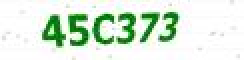
#> input picture DATA_TEST/0.png, 122 x 30 px (shown 2 times larger); its folder holds only this picture in this run
$ python crop_img.py
#> lines starting #> are read from the running program, lines starting #| are printed output that depends on the picture; after the words box and inside, x2 and y2 are one past the last pixel; in counts of white or black regions, pixels touching at a corner belong together
import numpy as np
import matplotlib.pyplot as plt
import cv2


def max_6(coutours):
    S = np.ones(len(coutours))
    S_xywh = np.full((len(coutours), 4), 0)
    Max_six = np.full((20, 4), 0)
    j = 0
    for c in coutours:
        x, y, w, h = cv2.boundingRect(c)
        S[j] = (w+h)*2
        S_xywh[j] = [x, y, w, h]
        j += 1
    S[0] = 1
    for i in range(6):
        S[np.where(S == max(S))] = 0
    m = 0

    for i in range(len(S)):
        if(S[i] == 0):
            Max_six[m] = S_xywh[i]
            m += 1
    return Max_six


for i in range(10):
    name_test = './DATA_TEST/' + str(i) + ".png"
    img_test = cv2.imread(name_test)
#> img_test is the input picture: shape (30, 122, 3); mean B, G, R 218.1, 234.3, 218.3
    img_test = cv2.cvtColor(img_test, cv2.COLOR_BGR2GRAY)
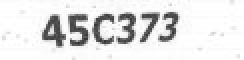
#> img_test: shape (30, 122) (shown 2 times larger); min 53, max 255, mean 227.7
    img_test = cv2.resize(src=img_test, dsize=(1200, 400))
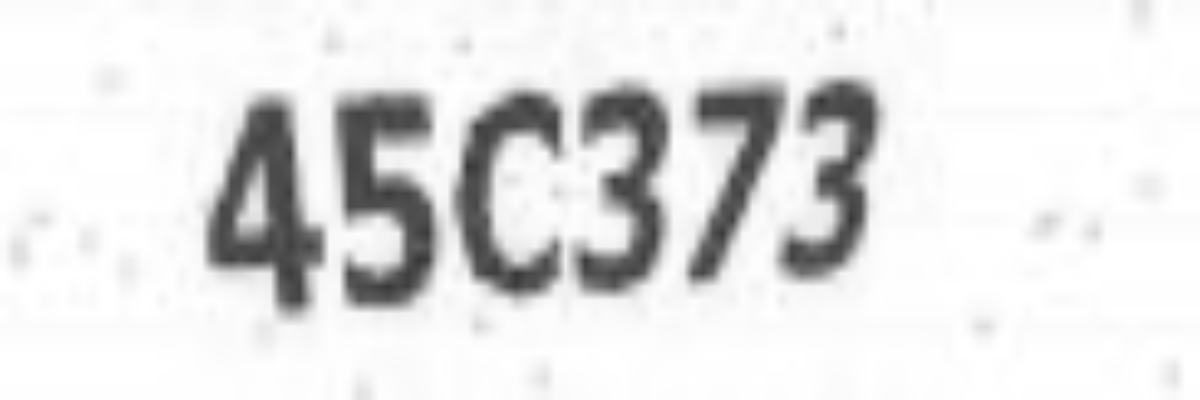
#> img_test: shape (400, 1200); min 54, max 255, mean 227.6
    ret, thresh = cv2.threshold(img_test, 127, 255, 0)
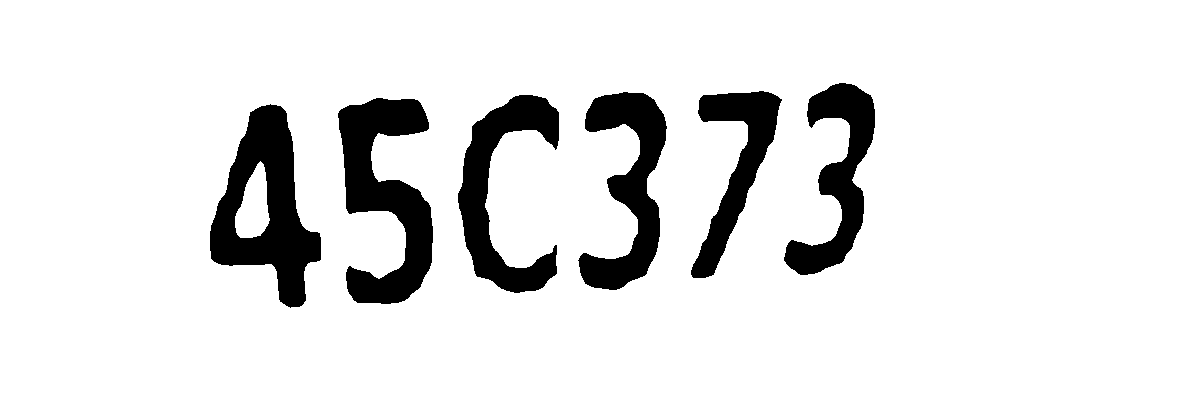
#> thresh: shape (400, 1200); 89.6% white; 6 black regions
    coutours, hierarphy = cv2.findContours(
        thresh, cv2.RETR_TREE, cv2.CHAIN_APPROX_NONE)
#> coutours = 8 contours; box (x1, y1, x2, y2) and area: (0, 0, 1200, 400) 478401, (209, 103, 322, 309) 12742, (337, 97, 434, 305) 10745, (457, 94, 560, 294) 8321, (577, 91, 668, 291) 8228, (783, 82, 876, 276) 7157, (690, 90, 783, 279) 6262, (235, 161, 270, 238) 1662
    MAX_S = np.array([0, 1, 2, 3, 4, 5])
#> (the run stopped early here; a loop or call above may not have finished)
